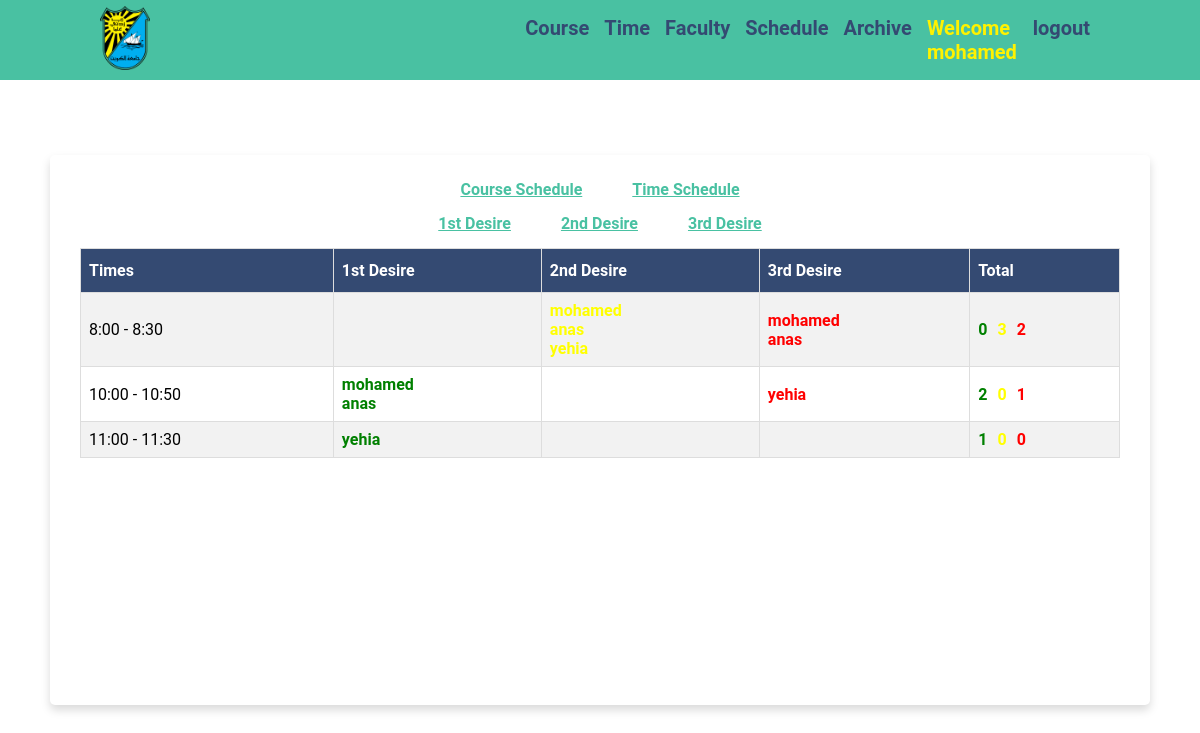
The app's page /schedule-time/ (signed in) with its own data.
### base/models.py (models this page shows)
class User(AbstractUser):
    serialNumber = models.CharField(max_length=100, null=True)
    teaching = models.BooleanField(default=False, null=True)
    vip = models.BooleanField(default=False, null=True)
    report = models.CharField(max_length=10, null=True)
    REQUIRED_FIELDS = []

class DT_model(models.Model):
    time_value = models.CharField(max_length=100, null= True, unique=True)
    def __str__(self):
        return str(self.time_value)

class Desires_model(models.Model):
    user = models.ForeignKey(User, on_delete=models.CASCADE, null=True)
    d1 = models.CharField(max_length=100, null=True)
    d1t1 = models.CharField(max_length=100, null=True)
    d1t2 = models.CharField(max_length=100, null=True)
    d1t3 = models.CharField(max_length=100, null=True)
    day1 = models.CharField(max_length=100, null=True)
    d2 = models.CharField(max_length=100, null=True)
    d2t1 = models.CharField(max_length=100, null=True)
    d2t2 = models.CharField(max_length=100, null=True)
    d2t3 = models.CharField(max_length=100, null=True)
    day2 = models.CharField(max_length=100, null=True)
    d3 = models.CharField(max_length=100, null=True)
    d3t1 = models.CharField(max_length=100, null=True)
    d3t2 = models.CharField(max_length=100, null=True)
    d3t3 = models.CharField(max_length=100, null=True)
    day3 = models.CharField(max_length=100, null=True)
    d4 = models.CharField(max_length=100, null=True)
    d4t1 = models.CharField(max_length=100, null=True)
    d4t2 = models.CharField(max_length=100, null=True)
    d4t3 = models.CharField(max_length=100, null=True)
    day4 = models.CharField(max_length=100, null=True)
    d5 = models.CharField(max_length=100, null=True)
    d5t1 = models.CharField(max_length=100, null=True)
    d5t2 = models.CharField(max_length=100, null=True)
    d5t3 = models.CharField(max_length=100, null=True)
    day5 = models.CharField(max_length=100, null=True)
    def __str__(self):
        return str(self.user)

### base/views.py (the view)
# urls.py: path('schedule-time/', views.schedule_time_page_, name='schedule_time_page_'),
@login_required(login_url='login_page')
def schedule_time_page_(request):
    times = DT_model.objects.all()
    d1t1_user = []
    for time in times:
        d1t1_user.append(Desires_model.objects.filter(d1t1 = time))
    d2t1_user = []
    for time in times:
        d2t1_user.append(Desires_model.objects.filter(d2t1 = time))
    d3t1_user = []
    for time in times:
        d3t1_user.append(Desires_model.objects.filter(d3t1 = time))
    final_dic = {}
    for index in range(len(times)):
        final_list = []
        final_list.append(d1t1_user[index])
        final_list.append(d2t1_user[index])
        final_list.append(d3t1_user[index])
        final_dic[times[index]] = final_list
    context = {'final_dic':final_dic}
    return render(request, 'base/schedule_time_page_.html', context)

### base/templates/base/schedule_time_page_.html (shortened to what this page needs)
{% extends 'core3.html' %}
{% block content %}
<div class="schedule-main-container">
    <div class = "schedule-container">
        <div class="title">
            <a href = "{% url 'schedule_course_page' %}">Course Schedule</a>
            <a href = "{% url 'schedule_time_page_' %}">Time Schedule</a>
        </div>
        <div class="title">
            <a href = "{% url 'schedule_time_page_1' %}">1st Desire</a>
            <a href = "{% url 'schedule_time_page_2' %}">2nd Desire</a>
            <a href = "{% url 'schedule_time_page_3' %}">3rd Desire</a>
        </div>
        <table id="time">
            <tr>
              <th>Times</th>
              <th>1st Desire</th>
              <th>2nd Desire</th>
              <th>3rd Desire</th>
              <th>Total</th>
            </tr>
            {% for key,value in final_dic.items %}
            <tr>
              <td>{{key}}</td>
              <td>
                {% for v in value.0 %}
                <div class = 'd1'>{{v}}</div>
                {% endfor %}
              </td>
              <td>
                {% for v in value.1 %}
                <div class = 'd2'>{{v}}</div>
                {% endfor %}
              </td>
              <td>
                {% for v in value.2 %}
                <div class = 'd3'>{{v}}</div>
                {% endfor %}
              </td>
              <td>
                <div class = "d-length">
                  <div class = "d1">{{value.0|length}}</div>
                  <div class = "d2">{{value.1|length}}</div>
                  <div class = "d3">{{value.2|length}}</div>
              </div>
              </td>
            </tr>
            {% endfor %}
          </table>
    </div>
</div>
{% endblock content %}

### templates/navebar2.html (shortened to what this page needs)
<header>
    <ul class="navbar">
      <div class = 'navbar-main'>
        <img src="\media\images\logo.png" alt="">
      </div>
      <div class="navbar-items">
        {% if request.user.is_authenticated %}
        <a class= "logout-hover" href="{% url 'course_page' %}"><li>Course</li></a>
        <a class= "logout-hover" href="{% url 'time_page' %}"><li>Time</li></a>
        <a  class= "logout-hover" href="{% url 'faculty_page_detail' %}"><li>Faculty</li></a>
        <a class= "logout-hover" href="{% url 'schedule_course_page' %}"><li>Schedule</li></a>
        <a  class= "logout-hover" href="{% url 'archive_page' %}"><li>Archive</li></a>
        <a class = "welcome-user" href=""><li>Welcome {{request.user}}</li></a>
        <a class = "logout-hover" href="{% url 'logout_page' %}"><li>logout</li></a>
        {% endif %}
      </div>
    </ul>
  </header>

### static/styles/main.css (style rules this page uses)
* { padding: 0; margin: 0; box-sizing: border-box; scroll-behavior: smooth; list-style: none; text-decoration: none; font-family: "Roboto", sans-serif; }
:root { --bg-color-1: #344a72; --bg-color-2 : #ffff; --button-color: #49c1a2; --icon--color:#fff200; }
header { background-color: var(--button-color); position: fixed; top: 0; right: 0; width: 100%; z-index: 1000; }
.navbar { display: flex; align-items: center; justify-content: space-between; padding: 10px 100px; width: 100%; height: 80px; }
.navbar-main { width: 50%; }
.navbar-main img { width: 50px; height: auto; }
.navbar-items { display: flex; gap: 15px; width: 70%; padding: 10px; float: right; justify-content: right; }
.navbar-items a { color: var(--bg-color-2); font-weight: 700; font-size: 20px; pointer-events: none; }
.navbar-items .logout-hover { pointer-events:fill; color: var(--bg-color-1); transition: 0.4s; }
.navbar-items .welcome-user { color: var(--icon--color) }
body { background-color: var(--bg-color-1); }
.schedule-main-container { position: fixed; top: 30px; width: 100vw; height: 100vh; display: flex; flex-direction: column; justify-content: center; align-items: center; background-color: var(--bg-color-2); }
.schedule-container { max-width: 1100px; width: 100%; height: 550px; background-color: #fff; padding: 25px 30px; border-radius: 5px; box-shadow: 0 5px 10px rgba(0,0,0,0.15); overflow:auto; scroll-behavior: smooth; }
.schedule-container .title { font-size: 16px; position: relative; display: flex; align-items: center; justify-content: center; gap: 50px; margin-bottom: 15px; }
.schedule-container .title a { color: var(--button-color); text-decoration: underline; font-weight: bolder; }
#time { font-family: Arial, Helvetica, sans-serif; border-collapse: collapse; width: 100%; }
#time td, #time th { border: 1px solid #ddd; padding: 8px; }
#time tr:nth-child(even) { background-color: #f2f2f2; }
#time th { padding-top: 12px; padding-bottom: 12px; text-align: left; background-color: var(--bg-color-1); color: white; }
#time .d1 { color: green; font-weight: bold; }
#time .d2 { color: yellow; font-weight: bold; }
#time .d3 { color: red; font-weight: bold; }
#time .d-length { display: flex; flex-direction: row; gap: 10px; }

### records on screen
User: user "mohamed"
DT_model: time_value "8:00 - 8:30", value "0", value "2"
Desires_model: user.username "mohamed"
Desires_model: user.username "anas"
DT_model: time_value "10:00 - 10:50", value "2", value "0", value "1"
Desires_model: user.username "yehia"
DT_model: time_value "11:00 - 11:30", value "1", value "0"
